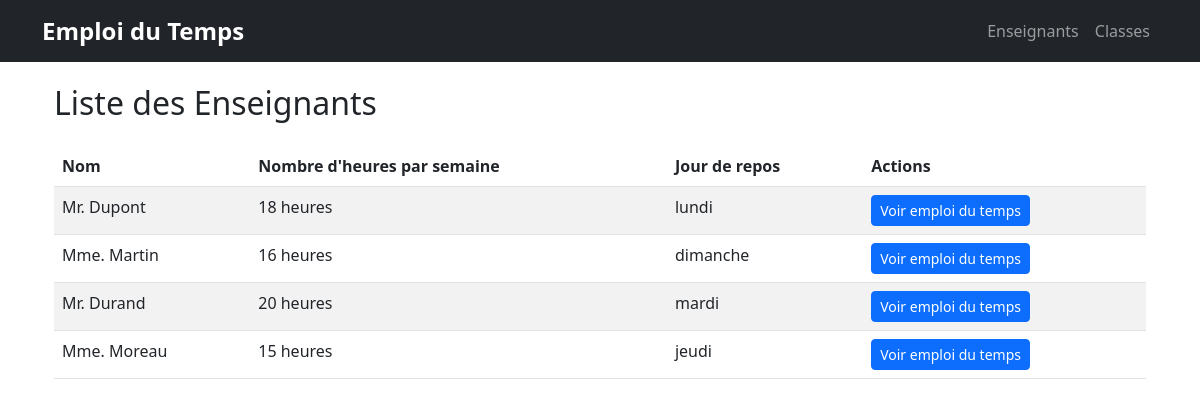
Page /emploi/enseignants/ on the committed database.
### emploi/models.py (models this page shows, shortened)
class Enseignant(models.Model):
    nom = models.CharField(max_length=100)
    nombre_heures_par_semaine = models.IntegerField()
    jour_de_repos = models.CharField(max_length=50)  # 'dimanche', 'lundi', etc.
    matieres = models.ManyToManyField(Matiere)
    preferences = models.JSONField()  # { 'creux': False, 'debut_8h': True }

### emploi/views.py (the view)
# urls.py: path('enseignants/', views.list_enseignants, name='enseignants_list'),
def list_enseignants(request):
    enseignants = Enseignant.objects.all()
    return render(request, 'emploi/enseignants_list.html', {'enseignants': enseignants})

### emploi/templates/emploi/enseignants_list.html (shortened to what this page needs)
{% extends 'base.html' %}
{% block content %}
<div class="container mt-4">
    <h2 class="mb-4">Liste des Enseignants</h2>
    <table class="table table-striped table-hover">
        <thead class="thead-dark">
            <tr>
                <th>Nom</th>
                <th>Nombre d'heures par semaine</th>
                <th>Jour de repos</th>
                <th>Actions</th>
            </tr>
        </thead>
        <tbody>
            {% for enseignant in enseignants %}
            <tr>
                <td>{{ enseignant.nom }}</td>
                <td>{{ enseignant.nombre_heures_par_semaine }} heures</td>
                <td>{{ enseignant.jour_de_repos }}</td>
                <td>
                    <a href="{% url 'enseignant_timetable' enseignant.id %}" class="btn btn-primary btn-sm">Voir emploi du temps</a>
                </td>
            </tr>
            {% endfor %}
        </tbody>
    </table>
</div>
{% endblock %}

### emploi/templates/base.html (style rules this page uses)
body { padding-top: 60px; }

### rows in the picture
Enseignant: nom "Mr. Dupont", nombre_heures_par_semaine "18", jour_de_repos "lundi"
Enseignant: nom "Mme. Martin", nombre_heures_par_semaine "16", jour_de_repos "dimanche"
Enseignant: nom "Mr. Durand", nombre_heures_par_semaine "20", jour_de_repos "mardi"
Enseignant: nom "Mme. Moreau", nombre_heures_par_semaine "15", jour_de_repos "jeudi"
